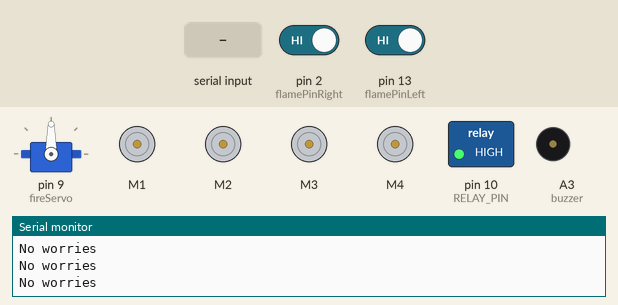
The sketch below on a simulated Arduino Uno, built with avr-gcc and run on an emulated ATmega328P. On the bench: servo, 4 × DC motor (green arrow = forward, orange = backward, longer = faster), switched loads named in the sketch (green lamp = pin HIGH), buzzer (waves = sounding), the last lines printed to the serial monitor. Inputs (shaded band) come from the test bench; at power-on: pin 2 (flamePinRight) HIGH, pin 13 (flamePinLeft) HIGH.

Above: at 1.2 s.
1.3 s: pin 2 (flamePinRight) driven LOW
At 2.1 s:
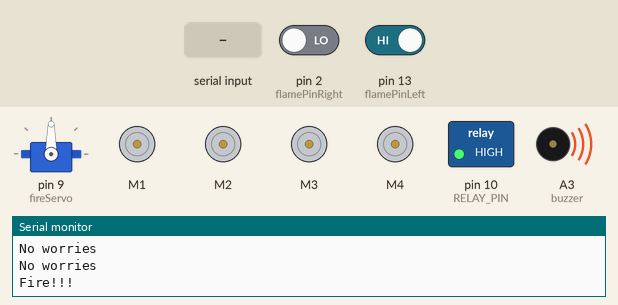
4.3 s: "F" received over Serial
At 5.7 s:
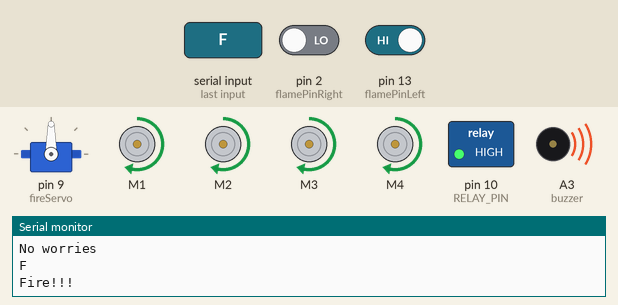
7.3 s: "B" received over Serial
At 8.1 s:
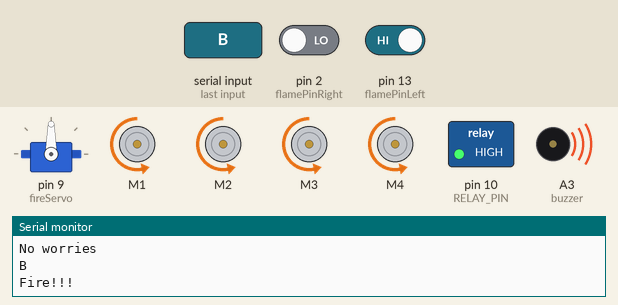
10.3 s: "L" received over Serial
At 12.1 s:
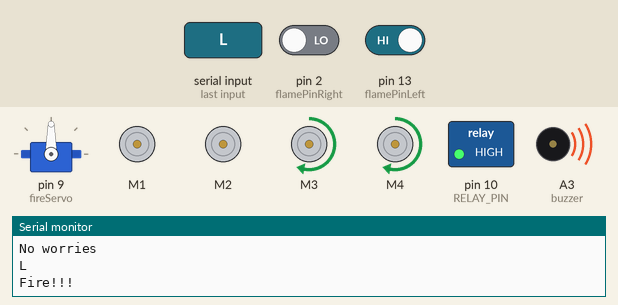
13.3 s: "R" received over Serial
At 14.1 s:
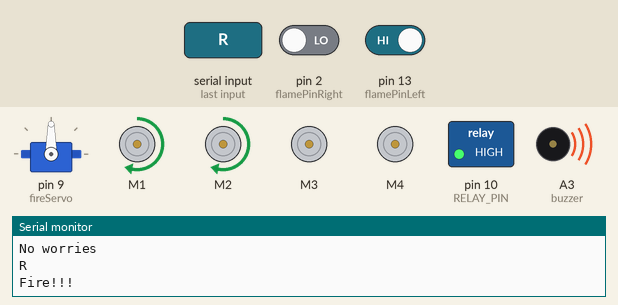
16.3 s: "W" received over Serial
At 18.1 s:
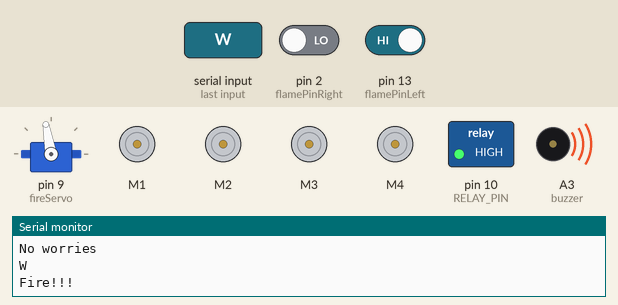
Timing chart, 0 to 20.3 s (numbered marks = the images above; inputs shaded):
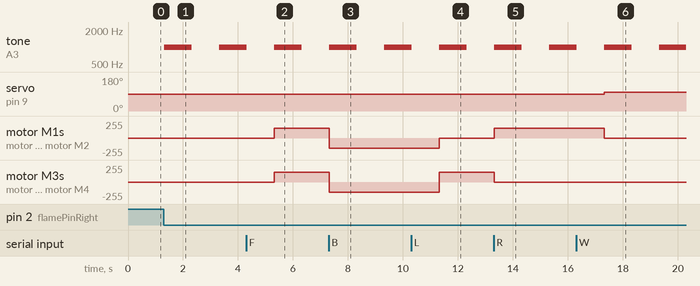

Measured:
- after the input at 1.3 s, tone on A3 (buzzer): silent → 1000 Hz at once, → silent 1.0 s later, → 1000 Hz 1.0 s later
- after the input at 4.3 s, motor M1–4: stopped → forward 150/255 after 1.0 s
- after the input at 7.3 s, motor M1–4: forward 150/255 → backward 150/255 at once
- after the input at 10.3 s, motor M1, motor M2: backward 150/255 → stopped after 1.0 s; motor M3, motor M4: backward 150/255 → forward 150/255 after 1.0 s
- after the input at 13.3 s, motor M1, motor M2: stopped → forward 150/255 at once; motor M3, motor M4: forward 150/255 → stopped at once
- after the input at 16.3 s, servo on pin 9 (fireServo): 90° → 100° after 1.0 s; motor M1, motor M2: forward 150/255 → stopped after 1.0 s

The sketch:

fire_fighter_car_arduino_code.ino
```cpp
//Arduino Bluetooth Controlled Car//
//Bluetooth TX pin goes to Arduino Digital 0 (RX)
//Bluetooth RX pin goes to Arduino Digital 1 (TX)
//Servo 1 = 10
//Servo 2 = 9


#include <AFMotor.h>
#include <Servo.h>

Servo fireServo;
int angle=90;
int flamePinRight = 2;
int flamePinLeft = 13;
int Flame1;
int Flame2;

int buzzer = A3;

int RELAY_PIN = 10;

//initial motors pin
AF_DCMotor motor1(1);
AF_DCMotor motor2(2);
AF_DCMotor motor3(3);
AF_DCMotor motor4(4);


char command;

void setup()
{
  pinMode(buzzer, OUTPUT);
  digitalWrite(RELAY_PIN, HIGH);
  pinMode(RELAY_PIN, OUTPUT);
  pinMode(flamePinRight, INPUT);
   pinMode(flamePinLeft, INPUT);
  Serial.begin(9600);  //Set the baud rate to your Bluetooth module.
  fireServo.attach(9);
  fireServo.write(90);

}

void loop(){


  if(Serial.available() > 0){
    command = Serial.read();
    Stop(); //initialize with motors stoped
    //Change pin mode only if new command is different from previous.
    Serial.println(command);
    switch(command){
    case 'F':
      forward();
      break;
    case 'B':
       back();
      break;
    case 'L':
      left();
      break;
    case 'R':
      right();
      break;
    case 'W':
      servoLeft();
      break;
    case 'U':
      servoRight();
      break;
     case 'V':

      pump();
      break;
    }
  }
  flameDetect();
}

void pump (){
  digitalWrite(RELAY_PIN, LOW);
    delay(200);
     digitalWrite(RELAY_PIN, HIGH);


}

void servoLeft(){

    angle = angle +10;
    fireServo.write(angle);


}

void servoRight(){

    angle = angle -10;
    fireServo.write(angle);


}

void forward()
{
  motor1.setSpeed(150); //Define maximum velocity
  motor1.run(FORWARD); //rotate the motor clockwise
  motor2.setSpeed(150); //Define maximum velocity
  motor2.run(FORWARD); //rotate the motor clockwise
  motor3.setSpeed(150);//Define maximum velocity
  motor3.run(FORWARD); //rotate the motor clockwise
  motor4.setSpeed(150);//Define maximum velocity
  motor4.run(FORWARD); //rotate the motor clockwise
}

void back()
{
  motor1.setSpeed(150); //Define maximum velocity
  motor1.run(BACKWARD); //rotate the motor anti-clockwise
  motor2.setSpeed(150); //Define maximum velocity
  motor2.run(BACKWARD); //rotate the motor anti-clockwise
  motor3.setSpeed(150); //Define maximum velocity
  motor3.run(BACKWARD); //rotate the motor anti-clockwise
  motor4.setSpeed(150); //Define maximum velocity
  motor4.run(BACKWARD); //rotate the motor anti-clockwise
}

void left()
{
  motor1.setSpeed(0); //Define minimum velocity
  motor1.run(RELEASE); //stop the motor when release the button
  motor2.setSpeed(0); //Define minimum velocity
  motor2.run(RELEASE); //rotate the motor clockwise
  motor3.setSpeed(150); //Define maximum velocity
  motor3.run(FORWARD);  //rotate the motor clockwise
  motor4.setSpeed(150); //Define maximum velocity
  motor4.run(FORWARD);  //rotate the motor clockwise
}

void right()
{
  motor1.setSpeed(150); //Define maximum velocity
  motor1.run(FORWARD); //rotate the motor clockwise
  motor2.setSpeed(150); //Define maximum velocity
  motor2.run(FORWARD); //rotate the motor clockwise
  motor3.setSpeed(0); //Define minimum velocity
  motor3.run(RELEASE); //stop the motor when release the button
  motor4.setSpeed(0); //Define minimum velocity
  motor4.run(RELEASE); //stop the motor when release the button
}

void Stop()
{
  motor1.setSpeed(0); //Define minimum velocity
  motor1.run(RELEASE); //stop the motor when release the button
  motor2.setSpeed(0); //Define minimum velocity
  motor2.run(RELEASE); //rotate the motor clockwise
  motor3.setSpeed(0); //Define minimum velocity
  motor3.run(RELEASE); //stop the motor when release the button
  motor4.setSpeed(0); //Define minimum velocity
  motor4.run(RELEASE); //stop the motor when release the button
}

void flameDetect() {

  Flame1 = digitalRead(flamePinRight);

  Flame2 = digitalRead(flamePinLeft);


  if (Flame1== 0)
  {
    Serial.println("Fire!!!");
    //lcd.setCursor(0,0);
    //lcd.print("Fire Detected");
    tone(buzzer, 1000); // Send 1KHz sound signal...
    delay(1000); // ...for 1 sec.
    noTone(buzzer); // Stop sound...
    delay(1000); // ...for 1se

  }
  else
  {
    Serial.println("No worries");
    //lcd.setCursor(0,0);
    //lcd.print("No worries");

  }

  if (Flame2== 0)
  {
    Serial.println("Fire!!!");
    //lcd.setCursor(0,1);
    //lcd.print("Fire Detected");
    tone(buzzer, 1000); // Send 1KHz sound signal...
    delay(1000); // ...for 1 sec.
    noTone(buzzer); // Stop sound...
    delay(1000); // ...for 1sec.

  }
  else
  {
    Serial.println("No worries");
    //lcd.setCursor(0,1);
    //lcd.print("No worries");

  }

}
```
